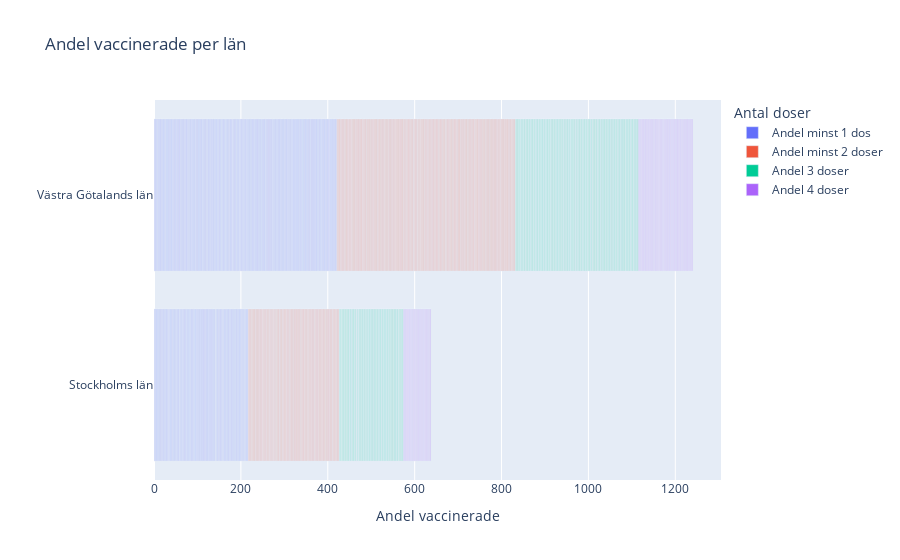

Notebook source saved alongside this figure:
### Code cell
# g)

sthlm_and_gbg = vaccin_df.query("Län_namn == 'Stockholms län' or Län_namn == 'Västra Götalands län'")
sthlm_and_gbg

px.bar(sthlm_and_gbg, x=["Andel minst 1 dos", "Andel minst 2 doser", "Andel 3 doser", "Andel 4 doser"], y="Län_namn",
    title="Andel vaccinerade per län",
    labels={"Län_namn": "", "value": "Andel vaccinerade", "variable": "Antal doser"},
    range_color=[0, 100],
    )

### Figure 1 — Plotly figure (JSON) as saved in the notebook; plotly's stock layout.template omitted (floating-point values rounded to 4 significant figures; data arrays with more than 128 entries replaced by an {"elided": "..."} marker saying what was removed)
{"data": [{"alignmentgroup": "True", "hovertemplate": "Antal doser=Andel minst 1 dos<br>Andel vaccinerade=%{x}<br>=%{y}<extra></extra>", "legendgroup": "Andel minst 1 dos", "marker": {"color": "#636efa", "pattern": {"shape": ""}}, "name": "Andel minst 1 dos", "offsetgroup": "Andel minst 1 dos", "orientation": "h", "showlegend": true, "textposition": "auto", "type": "bar", "x": {"elided": "750 float values"}, "xaxis": "x", "y": {"elided": "750 str values"}, "yaxis": "y"}, {"alignmentgroup": "True", "hovertemplate": "Antal doser=Andel minst 2 doser<br>Andel vaccinerade=%{x}<br>=%{y}<extra></extra>", "legendgroup": "Andel minst 2 doser", "marker": {"color": "#EF553B", "pattern": {"shape": ""}}, "name": "Andel minst 2 doser", "offsetgroup": "Andel minst 2 doser", "orientation": "h", "showlegend": true, "textposition": "auto", "type": "bar", "x": {"elided": "750 float values"}, "xaxis": "x", "y": {"elided": "750 str values"}, "yaxis": "y"}, {"alignmentgroup": "True", "hovertemplate": "Antal doser=Andel 3 doser<br>Andel vaccinerade=%{x}<br>=%{y}<extra></extra>", "legendgroup": "Andel 3 doser", "marker": {"color": "#00cc96", "pattern": {"shape": ""}}, "name": "Andel 3 doser", "offsetgroup": "Andel 3 doser", "orientation": "h", "showlegend": true, "textposition": "auto", "type": "bar", "x": {"elided": "750 float values"}, "xaxis": "x", "y": {"elided": "750 str values"}, "yaxis": "y"}, {"alignmentgroup": "True", "hovertemplate": "Antal doser=Andel 4 doser<br>Andel vaccinerade=%{x}<br>=%{y}<extra></extra>", "legendgroup": "Andel 4 doser", "marker": {"color": "#ab63fa", "pattern": {"shape": ""}}, "name": "Andel 4 doser", "offsetgroup": "Andel 4 doser", "orientation": "h", "showlegend": true, "textposition": "auto", "type": "bar", "x": {"elided": "750 float values"}, "xaxis": "x", "y": {"elided": "750 str values"}, "yaxis": "y"}], "layout": {"barmode": "relative", "legend": {"title": {"text": "Antal doser"}, "tracegroupgap": 0}, "title": {"text": "Andel vaccinerade per län"}, "xaxis": {"anchor": "y", "domain": [0, 1], "title": {"text": "Andel vaccinerade"}}, "yaxis": {"anchor": "x", "domain": [0, 1], "title": {"text": ""}}}}
